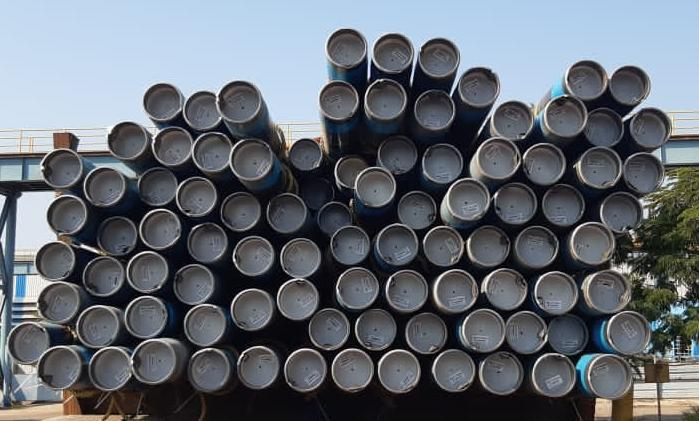
#> input picture Counting number of pipes using Opencv/pipe_1.jpeg, 699 x 421 px
$ python pipe_detection.py --image pipe_1.jpeg
#> lines starting #> are read from the running program, lines starting #| are printed output that depends on the picture; after the words box and inside, x2 and y2 are one past the last pixel; in counts of white or black regions, pixels touching at a corner belong together
import cv2
import numpy as np
import argparse

ap = argparse.ArgumentParser()
ap.add_argument('-i', '--image', required=True, default="./Task_3_Pipe_Counting.jpg", help='path to the image')
args = vars(ap.parse_args())

def preprocess(image):
    # Load the image
#> called with image = 'pipe_1.jpeg'
    img = cv2.imread(image)
#> img is the input picture: shape (421, 699, 3); mean B, G, R 113.6, 105.8, 99.9
    #original = img.copy()

    #img = cv2.resize(img, (500,500), interpolation=cv2.INTER_CUBIC)

    # Convert to grayscale.
    gray = cv2.cvtColor(img, cv2.COLOR_BGR2GRAY)
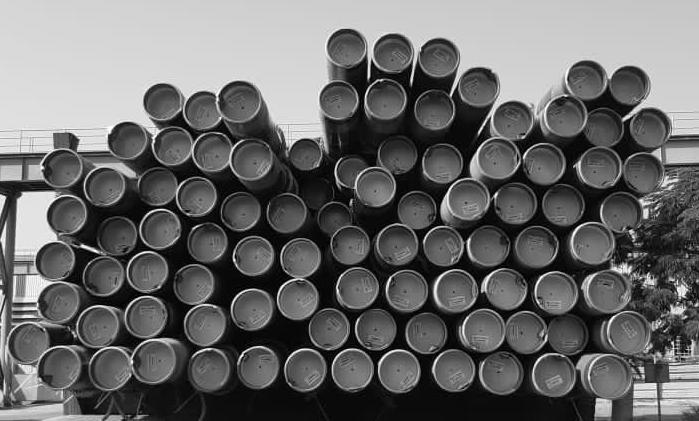
#> gray: shape (421, 699); min 0, max 255, mean 104.9

    # Blur using 3 * 3 Gaussian kernel.
    #blurred = cv2.GaussianBlur(gray, (3,3), 0)
    # to reduce noise while still maintaining the edges
    blurred = cv2.bilateralFilter(gray, 3, 4, 2)

    # [5 lines of commented-out code are left out]
    detected_pipes = cv2.HoughCircles(blurred, cv2.HOUGH_GRADIENT, 1, 15, param1 = 30,
                                        param2 = 28, minRadius = 10, maxRadius = 23)
#> detected_pipes = 89 rows, first 8: [398.5, 370.5, 21.3], [599.5, 166.5, 21.3], [506.5, 288.5, 20.2], [384.5, 98.5, 21], [562.5, 204.5, 21.1], [442.5, 245.5, 20.2], [358.5, 287.5, 20.2], [641.5, 171.5, 20.2]

    return img, detected_pipes


def draw_detected_circles(img, detected_pipes):
    radius = []

    # draw circles that are detected.
    if detected_pipes is not None:
        # convert the circle parameters to integers.
        detected_pipes = np.uint16(np.around(detected_pipes))

        for pt in detected_pipes[0, :]:
            x, y, r = pt[0], pt[1], pt[2]
            radius.append(r)

            # Draw the circumference of the circle.
            cv2.circle(img, (x, y), r, (0, 255, 0), 2)

            # Draw a small circle (of radius 1) to show the center.
            cv2.circle(img, (x, y), 1, (125, 0, 255), 3)

    rad = np.unique(radius)[np.argmax(np.unique(radius, return_counts=True)[1])]
    dia = rad * 2

    h, w = img.shape[:2]
    title = np.ones((40, w, 3), np.uint8) * 255

    cv2.putText(title, "Count : " + str(len(radius)) + "   Diameter : " + str(int(dia)), (20,32),
    				cv2.FONT_HERSHEY_COMPLEX, 0.75 , (255,0,0), 2, cv2.LINE_4)

    result = np.vstack([title,img])

    return radius, result


if __name__ == '__main__':
    img, detected_pipes = preprocess(args['image'])
    radius, img = draw_detected_circles(img, detected_pipes)
#> in draw_detected_circles, `detected_pipes = np.uint16(np.around(detected_pipes))`: detected_pipes = 89 rows, first 8: [398, 370, 21], [600, 166, 21], [506, 288, 20], [384, 98, 21], [562, 204, 21], [442, 246, 20], [358, 288, 20], [642, 172, 20]
#> the loop in draw_detected_circles, `for pt in detected_pipes[0, :]:` made 89 passes
#> (x, y, r) on passes 1 to 12: (398, 370, 21), (600, 166, 21), (506, 288, 20), (384, 98, 21), (562, 204, 21), (442, 246, 20), (358, 288, 20), (642, 172, 20), (154, 362, 21), (566, 334, 21), (204, 324, 21), (250, 158, 21)
#> after the loop in draw_detected_circles, `for pt in detected_pipes[0, :]:`:
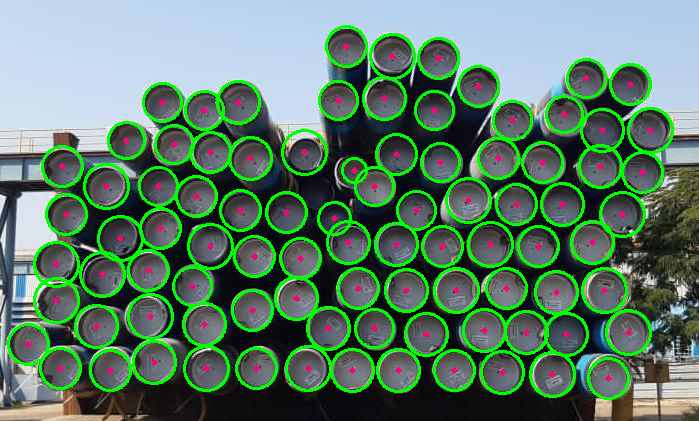
#> img: shape (421, 699, 3); 12.33% of pixels changed, all inside (x1, y1, x2, y2) = (7, 25, 674, 400)
#> after the loop in draw_detected_circles, `for pt in detected_pipes[0, :]:`: radius = 89 values, max 22 at index 15, min 12 at index 88, mean 20.36
#> in draw_detected_circles, `rad = np.unique(radius)[np.argmax(np.unique(radius, return_counts=True..`: rad = 20
#> in draw_detected_circles, `dia = rad * 2`: dia = 40
#> in draw_detected_circles, `cv2.putText(title, "Count : " + str(len(radius)) + "   Diameter : " + ..`:
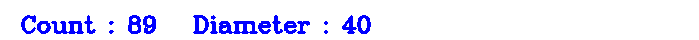
#> title: shape (40, 699, 3); mean of channels 0, 1, 2 255, 234.6, 234.6; drawn as B, G, R
#> in draw_detected_circles, `result = np.vstack([title,img])`:
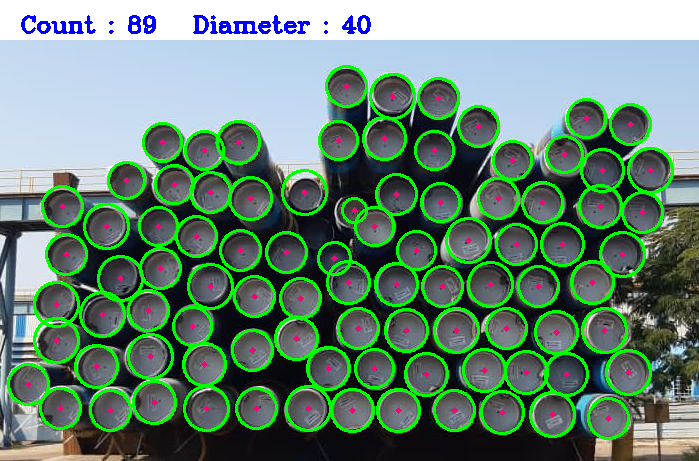
#> result: shape (461, 699, 3); mean of channels 0, 1, 2 116.1, 133.7, 103.2; drawn as B, G, R
    print("Number of Pipes :", len(radius))
#| Number of Pipes : 89
    cv2.imshow("Detected Pipes", img)
    cv2.waitKey(0)
    cv2.destroyAllWindows()
    print("exiting...")

$ run again, on Counting number of pipes using Opencv/pipe_3.png
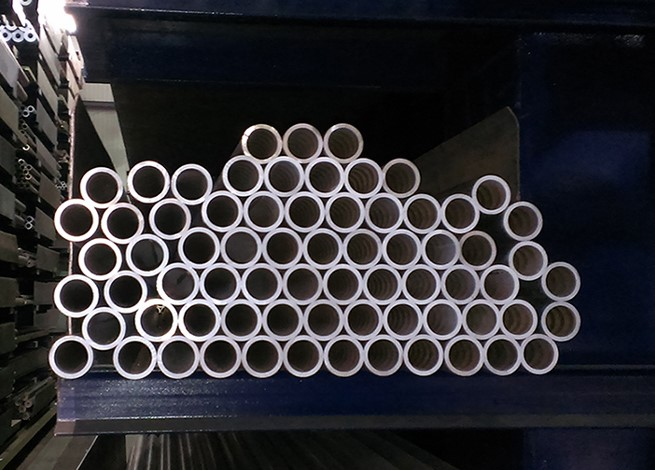
#> input picture Counting number of pipes using Opencv/pipe_3.png, 655 x 470 px
#> in preprocess, img is the input picture: shape (470, 655, 3); mean B, G, R 52.7, 48.7, 49.8
#> in preprocess, `detected_pipes = cv2.HoughCircles(blurred, cv2.HOUGH_GRADIENT, 1, 15, ..`: detected_pipes = 70 rows, first 8: [191.5, 183.5, 20.2], [122.5, 222.5, 16.1], [146.5, 254.5, 21.3], [302.5, 355.5, 16.3], [261.5, 143.5, 15.6], [99.5, 258.5, 21.3], [177.5, 283.5, 16.7], [198.5, 319.5, 21.3]
#> in draw_detected_circles, `detected_pipes = np.uint16(np.around(detected_pipes))`: detected_pipes = 70 rows, first 8: [192, 184, 20], [122, 222, 16], [146, 254, 21], [302, 356, 16], [262, 144, 16], [100, 258, 21], [178, 284, 17], [198, 320, 21]
#> the loop in draw_detected_circles, `for pt in detected_pipes[0, :]:` made 70 passes
#> after the loop in draw_detected_circles, `for pt in detected_pipes[0, :]:`:
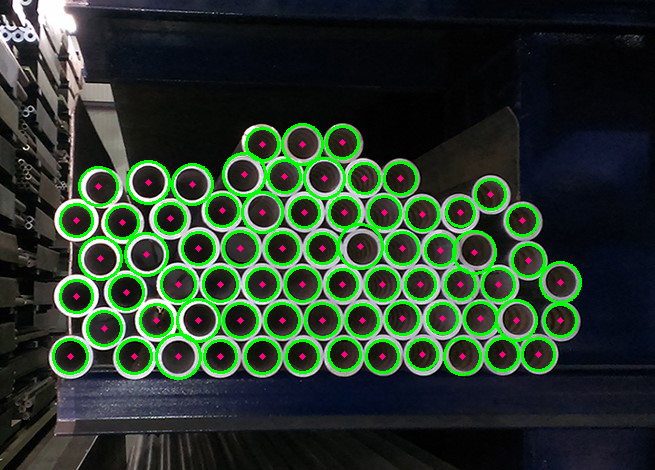
#> img: shape (470, 655, 3); 7.9% of pixels changed, all inside (x1, y1, x2, y2) = (52, 123, 582, 380)
#> after the loop in draw_detected_circles, `for pt in detected_pipes[0, :]:`: radius = 70 values, max 22 at index 10, min 14 at index 66, mean 16.97
#> rad = 16
#> dia = 32
#> in draw_detected_circles, `result = np.vstack([title,img])`:
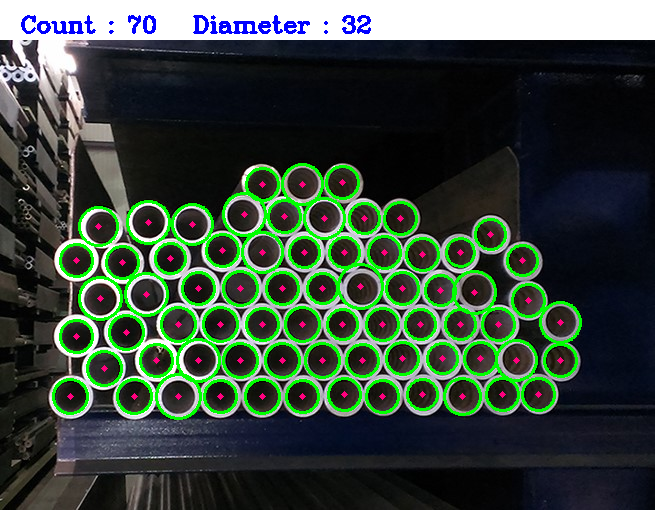
#> result: shape (510, 655, 3); mean of channels 0, 1, 2 59.8, 71.4, 56.1; drawn as B, G, R
#| Number of Pipes : 70

$ run again, on Counting number of pipes using Opencv/process.png
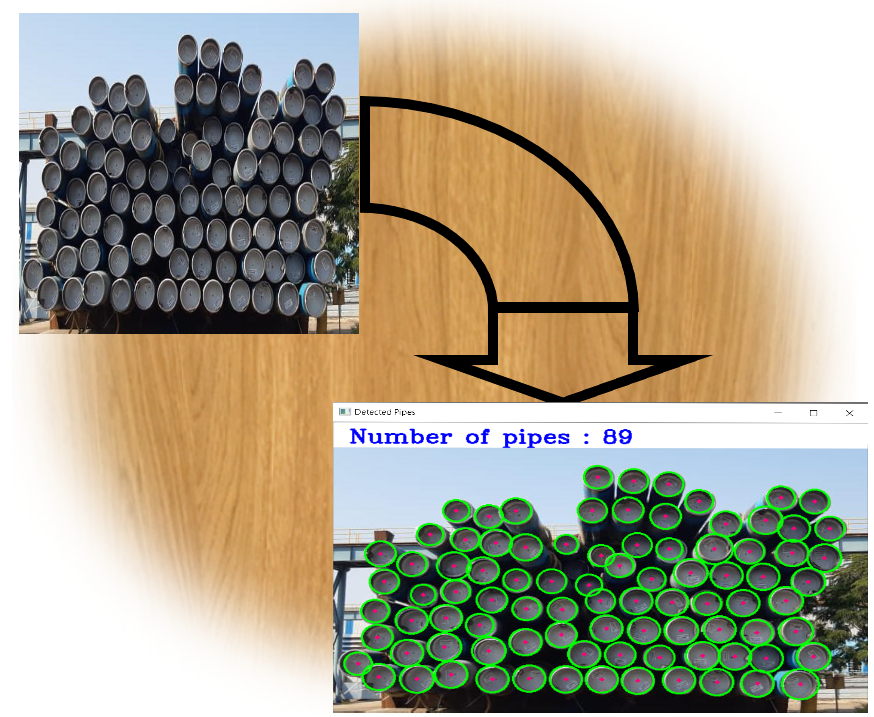
#> input picture Counting number of pipes using Opencv/process.png, 874 x 717 px
#> in preprocess, img is the input picture: shape (717, 874, 3); mean B, G, R 140.3, 162.5, 169.4
#> in preprocess, `detected_pipes = cv2.HoughCircles(blurred, cv2.HOUGH_GRADIENT, 1, 15, ..`: detected_pipes = 91 rows, first 8: [245.5, 199.5, 21.3], [282.5, 268.5, 22.4], [671.5, 609.5, 21.3], [718.5, 635.5, 20.2], [705.5, 613.5, 22.4], [178.5, 294.5, 22.4], [333.5, 265.5, 20.2], [412.5, 557.5, 19.1]
#> in draw_detected_circles, `detected_pipes = np.uint16(np.around(detected_pipes))`: detected_pipes = 91 rows, first 8: [246, 200, 21], [282, 268, 22], [672, 610, 21], [718, 636, 20], [706, 614, 22], [178, 294, 22], [334, 266, 20], [412, 558, 19]
#> the loop in draw_detected_circles, `for pt in detected_pipes[0, :]:` made 91 passes
#> after the loop in draw_detected_circles, `for pt in detected_pipes[0, :]:`:
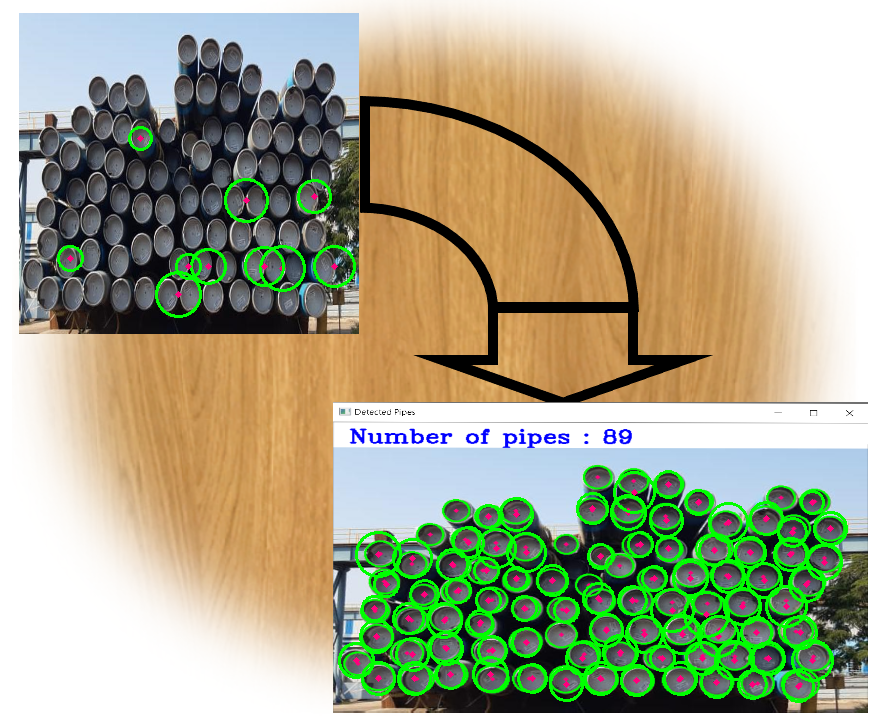
#> img: shape (717, 874, 3); 4.04% of pixels changed, all inside (x1, y1, x2, y2) = (57, 126, 848, 703)
#> after the loop in draw_detected_circles, `for pt in detected_pipes[0, :]:`: radius = 91 values, max 22 at index 1, min 11 at index 71, mean 15.71
#> rad = 16
#> dia = 32
#> in draw_detected_circles, `result = np.vstack([title,img])`:
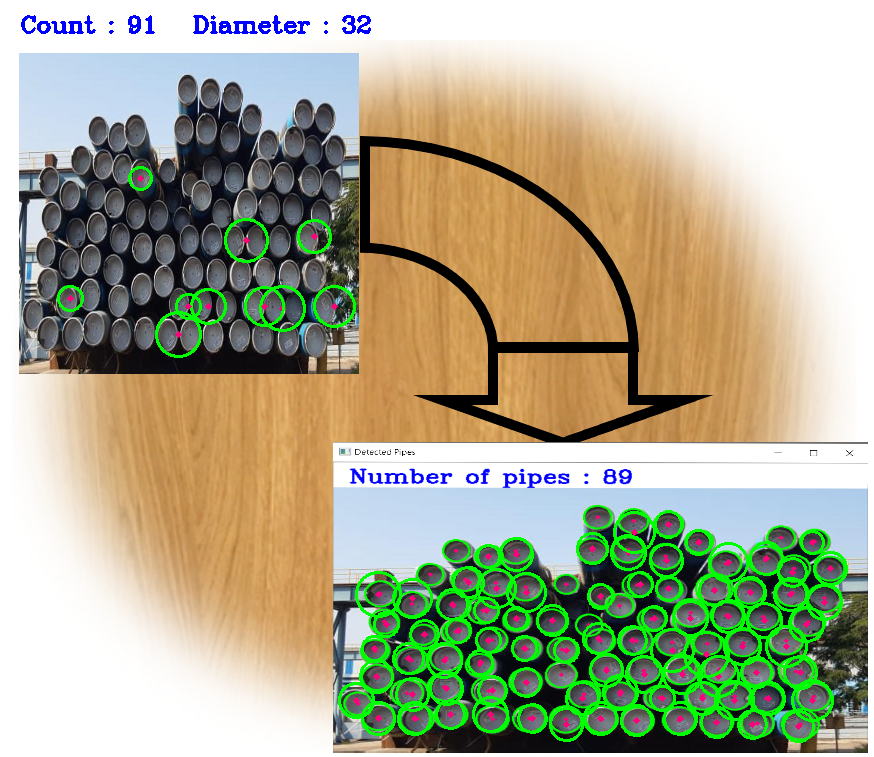
#> result: shape (757, 874, 3); mean of channels 0, 1, 2 144.4, 171.4, 171.7; drawn as B, G, R
#| Number of Pipes : 91
